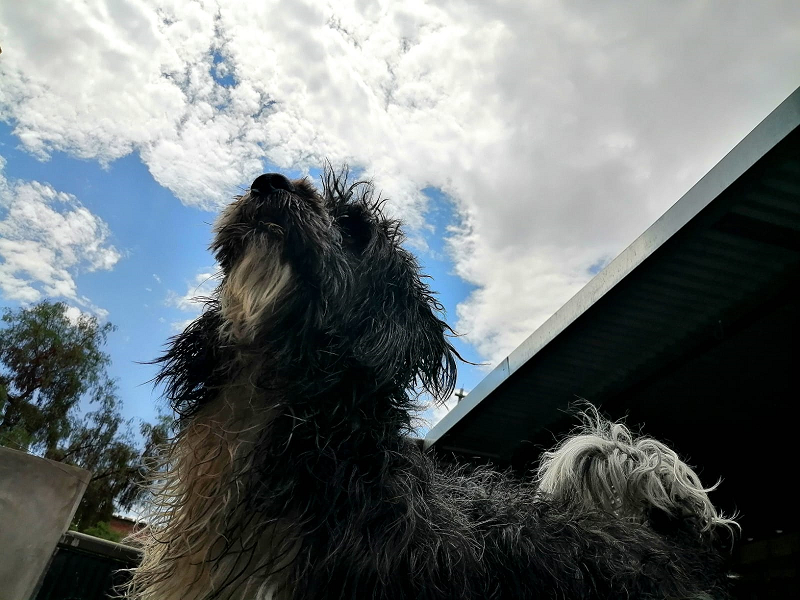
#> input picture dog.png, 800 x 600 px
$ python ejercicio04.py
#> lines starting #> are read from the running program, lines starting #| are printed output that depends on the picture; after the words box and inside, x2 and y2 are one past the last pixel; in counts of white or black regions, pixels touching at a corner belong together
import cv2

img1 = cv2.imread('dog.png')
#> img1 is the input picture: shape (600, 800, 3); mean B, G, R 113.5, 112.1, 105.5
value = 20

hsv = cv2.cvtColor(img1, cv2.COLOR_BGR2HSV)
#> hsv: shape (600, 800, 3); mean H, S, V 63.1, 69.4, 116.8
h, s, v = cv2.split(hsv)
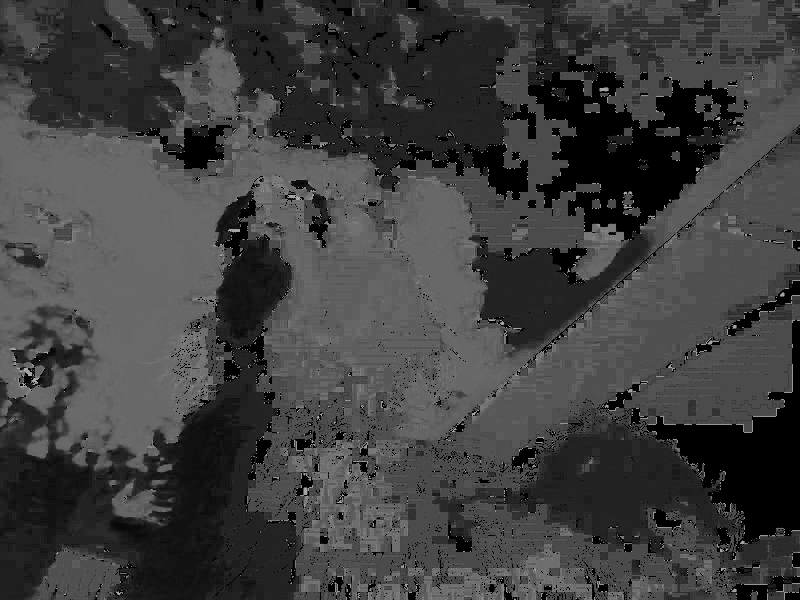
#> h: shape (600, 800); min 0, max 178, mean 63.1
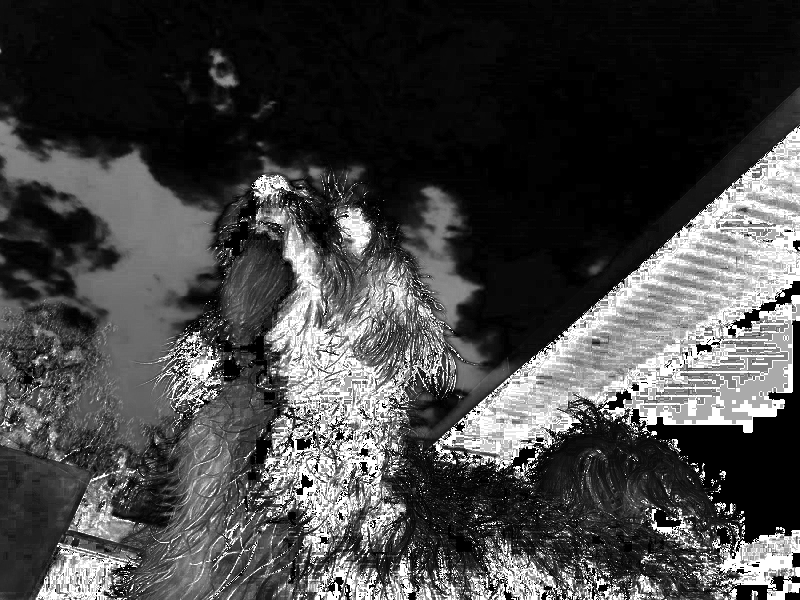
#> s: shape (600, 800); min 0, max 255, mean 69.4
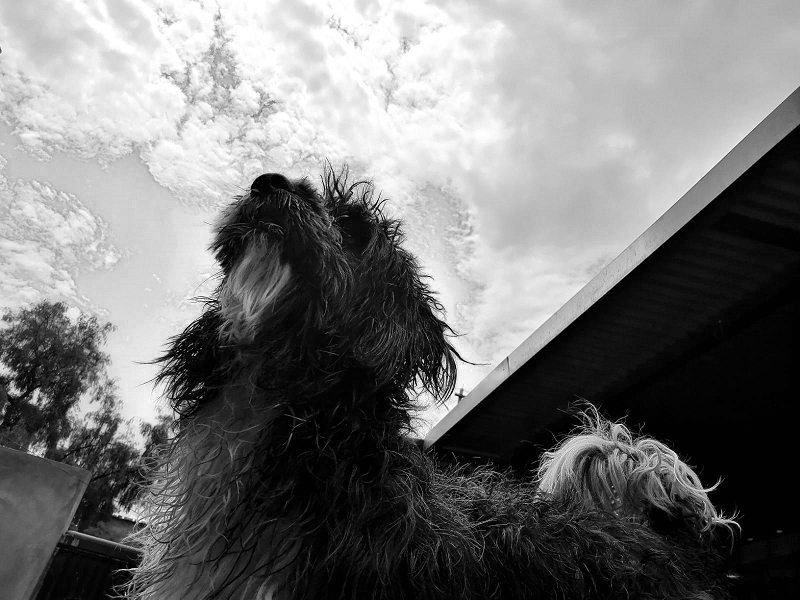
#> v: shape (600, 800); min 0, max 255, mean 116.8

lim = 255 - value
v[v > lim] = 255
#> v: shape (600, 800); 8.11% of pixels changed, all inside (x1, y1, x2, y2) = (0, 0, 758, 595)
v[v <= lim] += value

final_hsv = cv2.merge((h, s, v))
#> final_hsv: shape (600, 800, 3); mean H, S, V 63.1, 69.4, 135.8
img2 = cv2.cvtColor(final_hsv, cv2.COLOR_HSV2BGR)

concat_horizontal = cv2.hconcat([img1, img2])
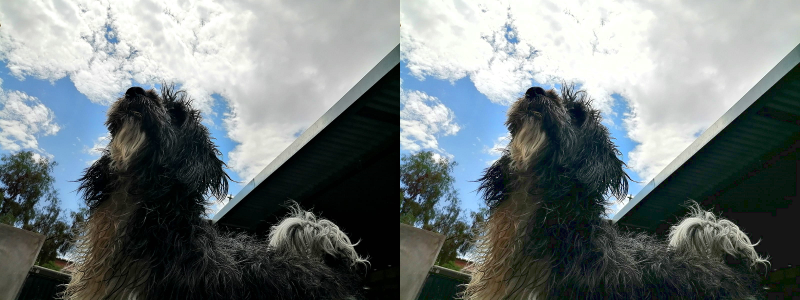
#> concat_horizontal: shape (600, 1600, 3) (shown at 1/2 size); mean B, G, R 121.9, 120.9, 112.5

cv2.imshow('Brightness', concat_horizontal)
cv2.waitKey()
cv2.destroyAllWindows()
